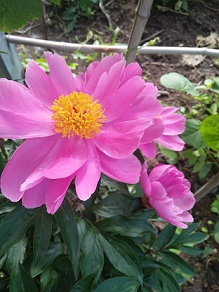
#> input picture scripts/class1_6/1.1.jpg, 219 x 292 px, found by its file name
$ python test1_6.py
#> lines starting #> are read from the running program, lines starting #| are printed output that depends on the picture
"""测试"""
import cv2 as cv

print("hello world")

filename = "./class1_6/1.1.jpg"
image = cv.imread(filename, cv.IMREAD_COLOR)
#> image is the input picture: shape (292, 219, 3); mean B, G, R 106.2, 92.8, 122.8
# px = image[:10, :100, :] = [0, 0, 0]

# gray = cv.cvtColor(image, cv.COLOR_HSV2BGR)

b, g, r = cv.split(image)
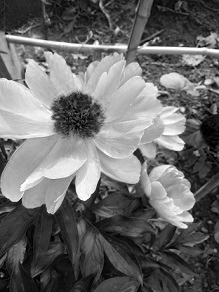
#> b: shape (292, 219); min 0, max 255, mean 106.2
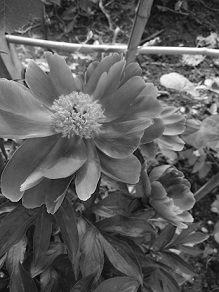
#> g: shape (292, 219); min 0, max 255, mean 92.8
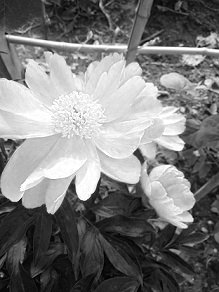
#> r: shape (292, 219); min 0, max 255, mean 122.8

print(b.shape)
#| (292, 219)

merged = cv.merge([b, g, r])
merged2 = cv.merge([b, b, r])
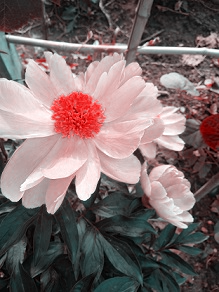
#> merged2: shape (292, 219, 3); mean of channels 0, 1, 2 106.2, 106.2, 122.8; drawn as B, G, R

cv.imshow("merged", merged2)

# cv.imshow("image", image)

# gray = cv.imread(filename, cv.IMREAD_GRAYSCALE)
# cv.imshow("gray", gray)

cv.waitKey(0)
